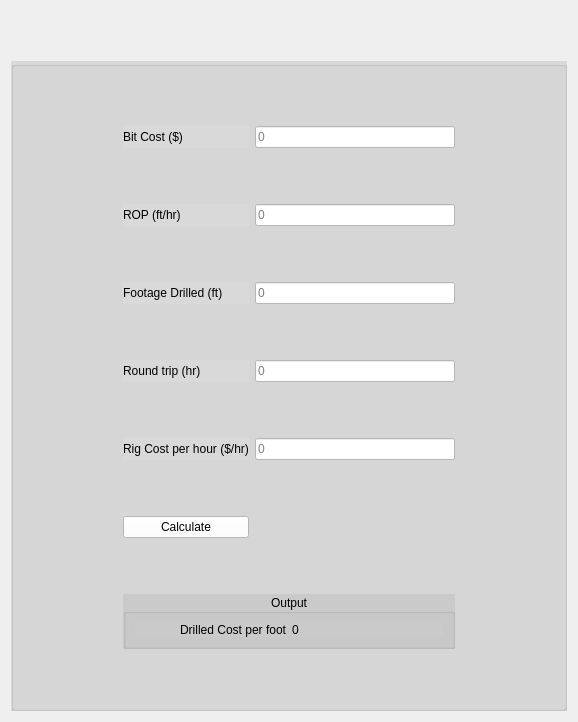
      <widget class="QWidget" name="DCAnalysisTab">
       <attribute name="title">
        <string>Drilling Cost Analysis</string>
       </attribute>
       <layout class="QGridLayout" name="gridLayout_5">
        <item row="1" column="0">
         <widget class="QGroupBox" name="groupBox_18">
          <property name="minimumSize">
           <size>
            <width>500</width>
            <height>0</height>
           </size>
          </property>
          <property name="maximumSize">
           <size>
            <width>1600</width>
            <height>16777215</height>
           </size>
          </property>
          <property name="styleSheet">
           <string notr="true">background-color: rgb(217, 217, 217);</string>
          </property>
          <property name="title">
           <string/>
          </property>
          <layout class="QGridLayout" name="gridLayout_23">
           <item row="1" column="0">
            <spacer name="horizontalSpacer_3">
             <property name="orientation">
              <enum>Qt::Horizontal</enum>
             </property>
             <property name="sizeType">
              <enum>QSizePolicy::Preferred</enum>
             </property>
             <property name="sizeHint" stdset="0">
              <size>
               <width>100</width>
               <height>0</height>
              </size>
             </property>
            </spacer>
           </item>
           <item row="1" column="1">
            <widget class="QLabel" name="label_54">
             <property name="maximumSize">
              <size>
               <width>16777215</width>
               <height>16777215</height>
              </size>
             </property>
             <property name="font">
              <font>
               <family>MS Shell Dlg 2</family>
               <pointsize>9</pointsize>
               <weight>50</weight>
               <bold>false</bold>
               <kerning>true</kerning>
              </font>
             </property>
             <property name="text">
              <string>Bit Cost ($)</string>
             </property>
            </widget>
           </item>
           <item row="3" column="1">
            <widget class="QLabel" name="label_57">
             <property name="maximumSize">
              <size>
               <width>16777215</width>
               <height>16777215</height>
              </size>
             </property>
             <property name="font">
              <font>
               <family>MS Shell Dlg 2</family>
               <pointsize>9</pointsize>
               <weight>50</weight>
               <bold>false</bold>
               <kerning>true</kerning>
              </font>
             </property>
             <property name="text">
              <string>ROP (ft/hr)</string>
             </property>
            </widget>
           </item>
           <item row="7" column="2">
            <widget class="QLineEdit" name="roundTripLineEdit">
             <property name="minimumSize">
              <size>
               <width>200</width>
               <height>0</height>
              </size>
             </property>
             <property name="maximumSize">
              <size>
               <width>16777215</width>
               <height>16777215</height>
              </size>
             </property>
             <property name="font">
              <font>
               <family>MS Shell Dlg 2</family>
               <pointsize>9</pointsize>
               <weight>50</weight>
               <bold>false</bold>
               <kerning>true</kerning>
              </font>
             </property>
             <property name="styleSheet">
              <string notr="true">background-color: rgb(255, 255, 255);</string>
             </property>
             <property name="placeholderText">
              <string>0</string>
             </property>
            </widget>
           </item>
           <item row="6" column="1" colspan="2">
            <spacer name="verticalSpacer_28">
             <property name="orientation">
              <enum>Qt::Vertical</enum>
             </property>
             <property name="sizeType">
              <enum>QSizePolicy::Preferred</enum>
             </property>
             <property name="sizeHint" stdset="0">
              <size>
               <width>20</width>
               <height>50</height>
              </size>
             </property>
            </spacer>
           </item>
           <item row="5" column="2">
            <widget class="QLineEdit" name="footageDrilledLineEdit">
             <property name="minimumSize">
              <size>
               <width>200</width>
               <height>0</height>
              </size>
             </property>
             <property name="maximumSize">
              <size>
               <width>16777215</width>
               <height>16777215</height>
              </size>
             </property>
             <property name="font">
              <font>
               <family>MS Shell Dlg 2</family>
               <pointsize>9</pointsize>
               <weight>50</weight>
               <bold>false</bold>
               <kerning>true</kerning>
              </font>
             </property>
             <property name="styleSheet">
              <string notr="true">background-color: rgb(255, 255, 255);</string>
             </property>
             <property name="placeholderText">
              <string>0</string>
             </property>
            </widget>
           </item>
           <item row="2" column="1" colspan="2">
            <spacer name="verticalSpacer_26">
             <property name="orientation">
              <enum>Qt::Vertical</enum>
             </property>
             <property name="sizeType">
              <enum>QSizePolicy::Preferred</enum>
             </property>
             <property name="sizeHint" stdset="0">
              <size>
               <width>20</width>
               <height>50</height>
              </size>
             </property>
            </spacer>
           </item>
           <item row="12" column="1" colspan="2">
            <spacer name="verticalSpacer_18">
             <property name="orientation">
              <enum>Qt::Vertical</enum>
             </property>
             <property name="sizeType">
              <enum>QSizePolicy::Preferred</enum>
             </property>
             <property name="sizeHint" stdset="0">
              <size>
               <width>20</width>
               <height>50</height>
              </size>
             </property>
            </spacer>
           </item>
           <item row="1" column="3">
            <spacer name="horizontalSpacer_4">
             <property name="orientation">
              <enum>Qt::Horizontal</enum>
             </property>
             <property name="sizeType">
              <enum>QSizePolicy::Preferred</enum>
             </property>
             <property name="sizeHint" stdset="0">
              <size>
               <width>100</width>
               <height>0</height>
              </size>
             </property>
            </spacer>
           </item>
           <item row="4" column="1" colspan="2">
            <spacer name="verticalSpacer_27">
             <property name="orientation">
              <enum>Qt::Vertical</enum>
             </property>
             <property name="sizeType">
              <enum>QSizePolicy::Preferred</enum>
             </property>
             <property name="sizeHint" stdset="0">
              <size>
               <width>20</width>
               <height>50</height>
              </size>
             </property>
            </spacer>
           </item>
           <item row="0" column="1" colspan="2">
            <spacer name="verticalSpacer_20">
             <property name="orientation">
              <enum>Qt::Vertical</enum>
             </property>
             <property name="sizeType">
              <enum>QSizePolicy::Preferred</enum>
             </property>
             <property name="sizeHint" stdset="0">
              <size>
               <width>20</width>
               <height>50</height>
              </size>
             </property>
            </spacer>
           </item>
           <item row="3" column="2">
            <widget class="QLineEdit" name="ROPLineEdit">
             <property name="minimumSize">
              <size>
               <width>200</width>
               <height>0</height>
              </size>
             </property>
             <property name="maximumSize">
              <size>
               <width>16777215</width>
               <height>16777215</height>
              </size>
             </property>
             <property name="font">
              <font>
               <family>MS Shell Dlg 2</family>
               <pointsize>9</pointsize>
               <weight>50</weight>
               <bold>false</bold>
               <kerning>true</kerning>
              </font>
             </property>
             <property name="styleSheet">
              <string notr="true">background-color: rgb(255, 255, 255);</string>
             </property>
             <property name="placeholderText">
              <string>0</string>
             </property>
            </widget>
           </item>
           <item row="13" column="1" colspan="2">
            <widget class="QGroupBox" name="groupBox_20">
             <property name="font">
              <font>
               <family>Segoe UI</family>
               <pointsize>9</pointsize>
               <weight>50</weight>
               <bold>false</bold>
               <kerning>true</kerning>
              </font>
             </property>
             <property name="styleSheet">
              <string notr="true">background-color: rgb(202, 202, 202);</string>
             </property>
             <property name="title">
              <string>Output</string>
             </property>
             <property name="alignment">
              <set>Qt::AlignCenter</set>
             </property>
             <layout class="QGridLayout" name="gridLayout_24">
              <item row="0" column="0">
               <widget class="QLabel" name="label_55">
                <property name="font">
                 <font>
                  <family>MS Shell Dlg 2</family>
                  <pointsize>9</pointsize>
                  <weight>50</weight>
                  <bold>false</bold>
                  <kerning>true</kerning>
                 </font>
                </property>
                <property name="text">
                 <string>Drilled Cost per foot</string>
                </property>
                <property name="alignment">
                 <set>Qt::AlignRight|Qt::AlignTrailing|Qt::AlignVCenter</set>
                </property>
               </widget>
              </item>
              <item row="0" column="1">
               <widget class="QLabel" name="drilledCostOutputLabel">
                <property name="font">
                 <font>
                  <family>MS Shell Dlg 2</family>
                  <pointsize>9</pointsize>
                  <weight>50</weight>
                  <bold>false</bold>
                  <kerning>true</kerning>
                 </font>
                </property>
                <property name="text">
                 <string>0</string>
                </property>
               </widget>
              </item>
             </layout>
            </widget>
           </item>
           <item row="5" column="1">
            <widget class="QLabel" name="label_53">
             <property name="maximumSize">
              <size>
               <width>16777215</width>
               <height>16777215</height>
              </size>
             </property>
             <property name="font">
              <font>
               <family>MS Shell Dlg 2</family>
               <pointsize>9</pointsize>
               <weight>50</weight>
               <bold>false</bold>
               <kerning>true</kerning>
              </font>
             </property>
             <property name="text">
              <string>Footage Drilled (ft)</string>
             </property>
            </widget>
           </item>
           <item row="7" column="1">
            <widget class="QLabel" name="label_59">
             <property name="maximumSize">
              <size>
               <width>16777215</width>
               <height>16777215</height>
              </size>
             </property>
             <property name="font">
              <font>
               <family>MS Shell Dlg 2</family>
               <pointsize>9</pointsize>
               <weight>50</weight>
               <bold>false</bold>
               <kerning>true</kerning>
              </font>
             </property>
             <property name="text">
              <string>Round trip (hr)</string>
             </property>
            </widget>
           </item>
           <item row="14" column="1" colspan="2">
            <spacer name="verticalSpacer_19">
             <property name="orientation">
              <enum>Qt::Vertical</enum>
             </property>
             <property name="sizeType">
              <enum>QSizePolicy::Preferred</enum>
             </property>
             <property name="sizeHint" stdset="0">
              <size>
               <width>20</width>
               <height>50</height>
              </size>
             </property>
            </spacer>
           </item>
           <item row="11" column="1">
            <widget class="QPushButton" name="calculateCostButton">
             <property name="maximumSize">
              <size>
               <width>300</width>
               <height>16777215</height>
              </size>
             </property>
             <property name="font">
              <font>
               <family>MS Shell Dlg 2</family>
               <pointsize>9</pointsize>
               <weight>50</weight>
               <bold>false</bold>
               <kerning>true</kerning>
              </font>
             </property>
             <property name="styleSheet">
              <string notr="true">background-color: rgb(255, 255, 255);
</string>
             </property>
             <property name="text">
              <string>Calculate</string>
             </property>
            </widget>
           </item>
           <item row="9" column="1">
            <widget class="QLabel" name="label_56">
             <property name="maximumSize">
              <size>
               <width>16777215</width>
               <height>16777215</height>
              </size>
             </property>
             <property name="font">
              <font>
               <family>MS Shell Dlg 2</family>
               <pointsize>9</pointsize>
               <weight>50</weight>
               <bold>false</bold>
               <kerning>true</kerning>
              </font>
             </property>
             <property name="text">
              <string>Rig Cost per hour ($/hr)</string>
             </property>
            </widget>
           </item>
           <item row="9" column="2">
            <widget class="QLineEdit" name="rigCostLineEdit">
             <property name="minimumSize">
              <size>
               <width>200</width>
               <height>0</height>
              </size>
             </property>
             <property name="maximumSize">
              <size>
               <width>16777215</width>
               <height>16777215</height>
              </size>
             </property>
             <property name="font">
              <font>
               <family>MS Shell Dlg 2</family>
               <pointsize>9</pointsize>
               <weight>50</weight>
               <bold>false</bold>
               <kerning>true</kerning>
              </font>
             </property>
             <property name="styleSheet">
              <string notr="true">background-color: rgb(255, 255, 255);</string>
             </property>
             <property name="placeholderText">
              <string>0</string>
             </property>
            </widget>
           </item>
           <item row="8" column="1" colspan="2">
            <spacer name="verticalSpacer_29">
             <property name="orientation">
              <enum>Qt::Vertical</enum>
             </property>
             <property name="sizeType">
              <enum>QSizePolicy::Preferred</enum>
             </property>
             <property name="sizeHint" stdset="0">
              <size>
               <width>20</width>
               <height>50</height>
              </size>
             </property>
            </spacer>
           </item>
           <item row="1" column="2">
            <widget class="QLineEdit" name="bitCostLineEdit">
             <property name="minimumSize">
              <size>
               <width>200</width>
               <height>0</height>
              </size>
             </property>
             <property name="maximumSize">
              <size>
               <width>16777215</width>
               <height>16777215</height>
              </size>
             </property>
             <property name="font">
              <font>
               <family>MS Shell Dlg 2</family>
               <pointsize>9</pointsize>
               <weight>50</weight>
               <bold>false</bold>
               <kerning>true</kerning>
              </font>
             </property>
             <property name="styleSheet">
              <string notr="true">background-color: rgb(255, 255, 255);</string>
             </property>
             <property name="placeholderText">
              <string>0</string>
             </property>
            </widget>
           </item>
           <item row="10" column="1" colspan="2">
            <spacer name="verticalSpacer_30">
             <property name="orientation">
              <enum>Qt::Vertical</enum>
             </property>
             <property name="sizeType">
              <enum>QSizePolicy::Preferred</enum>
             </property>
             <property name="sizeHint" stdset="0">
              <size>
               <width>20</width>
               <height>50</height>
              </size>
             </property>
            </spacer>
           </item>
          </layout>
         </widget>
        </item>
        <item row="0" column="0">
         <spacer name="verticalSpacer_17">
          <property name="orientation">
           <enum>Qt::Vertical</enum>
          </property>
          <property name="sizeType">
           <enum>QSizePolicy::Preferred</enum>
          </property>
          <property name="sizeHint" stdset="0">
           <size>
            <width>20</width>
            <height>50</height>
           </size>
          </property>
         </spacer>
        </item>
       </layout>
      </widget>
